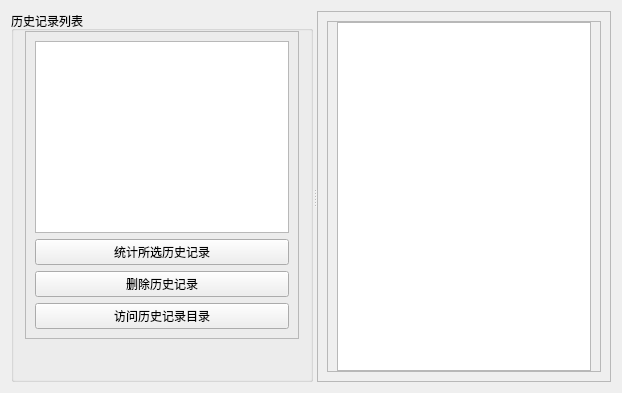
     <widget class="QWidget" name="tab_4">
      <attribute name="title">
       <string>历史记录</string>
      </attribute>
      <layout class="QGridLayout" name="gridLayout_18">
       <item row="0" column="0">
        <widget class="QSplitter" name="splitter_2">
         <property name="sizePolicy">
          <sizepolicy hsizetype="Expanding" vsizetype="Expanding">
           <horstretch>0</horstretch>
           <verstretch>0</verstretch>
          </sizepolicy>
         </property>
         <property name="orientation">
          <enum>Qt::Horizontal</enum>
         </property>
         <property name="opaqueResize">
          <bool>true</bool>
         </property>
         <property name="childrenCollapsible">
          <bool>false</bool>
         </property>
         <widget class="QGroupBox" name="groupBox_4">
          <property name="minimumSize">
           <size>
            <width>0</width>
            <height>193</height>
           </size>
          </property>
          <property name="title">
           <string>历史记录列表</string>
          </property>
          <layout class="QGridLayout" name="gridLayout_14">
           <property name="leftMargin">
            <number>11</number>
           </property>
           <property name="topMargin">
            <number>0</number>
           </property>
           <property name="rightMargin">
            <number>11</number>
           </property>
           <property name="bottomMargin">
            <number>0</number>
           </property>
           <item row="0" column="0">
            <widget class="QFrame" name="frame_9">
             <property name="minimumSize">
              <size>
               <width>0</width>
               <height>211</height>
              </size>
             </property>
             <property name="frameShape">
              <enum>QFrame::StyledPanel</enum>
             </property>
             <property name="frameShadow">
              <enum>QFrame::Raised</enum>
             </property>
             <layout class="QGridLayout" name="gridLayout_15">
              <item row="1" column="0">
               <widget class="QPushButton" name="pushButton_5">
                <property name="sizePolicy">
                 <sizepolicy hsizetype="Minimum" vsizetype="Preferred">
                  <horstretch>0</horstretch>
                  <verstretch>0</verstretch>
                 </sizepolicy>
                </property>
                <property name="maximumSize">
                 <size>
                  <width>16777215</width>
                  <height>40</height>
                 </size>
                </property>
                <property name="text">
                 <string>统计所选历史记录</string>
                </property>
               </widget>
              </item>
              <item row="0" column="0">
               <widget class="QListWidget" name="listWidget_2"/>
              </item>
              <item row="3" column="0">
               <widget class="QPushButton" name="pushButton_16">
                <property name="text">
                 <string>访问历史记录目录</string>
                </property>
               </widget>
              </item>
              <item row="2" column="0">
               <widget class="QPushButton" name="pushButton_17">
                <property name="text">
                 <string>删除历史记录</string>
                </property>
               </widget>
              </item>
             </layout>
            </widget>
           </item>
           <item row="1" column="0">
            <spacer name="verticalSpacer_3">
             <property name="orientation">
              <enum>Qt::Vertical</enum>
             </property>
             <property name="sizeHint" stdset="0">
              <size>
               <width>20</width>
               <height>40</height>
              </size>
             </property>
            </spacer>
           </item>
          </layout>
         </widget>
         <widget class="QFrame" name="frame_10">
          <property name="frameShape">
           <enum>QFrame::StyledPanel</enum>
          </property>
          <property name="frameShadow">
           <enum>QFrame::Raised</enum>
          </property>
          <layout class="QGridLayout" name="gridLayout_16">
           <item row="0" column="0">
            <widget class="QFrame" name="frame_11">
             <property name="minimumSize">
              <size>
               <width>0</width>
               <height>0</height>
              </size>
             </property>
             <property name="frameShape">
              <enum>QFrame::StyledPanel</enum>
             </property>
             <property name="frameShadow">
              <enum>QFrame::Raised</enum>
             </property>
             <layout class="QGridLayout" name="gridLayout_17">
              <property name="topMargin">
               <number>0</number>
              </property>
              <property name="bottomMargin">
               <number>0</number>
              </property>
              <item row="0" column="0" colspan="2">
               <widget class="QTextEdit" name="textEdit_2">
                <property name="layoutDirection">
                 <enum>Qt::LeftToRight</enum>
                </property>
                <property name="autoFillBackground">
                 <bool>false</bool>
                </property>
                <property name="horizontalScrollBarPolicy">
                 <enum>Qt::ScrollBarAsNeeded</enum>
                </property>
                <property name="autoFormatting">
                 <set>QTextEdit::AutoNone</set>
                </property>
                <property name="lineWrapMode">
                 <enum>QTextEdit::NoWrap</enum>
                </property>
                <property name="html">
                 <string>&lt;!DOCTYPE HTML PUBLIC &quot;-//W3C//DTD HTML 4.0//EN&quot; &quot;http://www.w3.org/TR/REC-html40/strict.dtd&quot;&gt;
&lt;html&gt;&lt;head&gt;&lt;meta name=&quot;qrichtext&quot; content=&quot;1&quot; /&gt;&lt;style type=&quot;text/css&quot;&gt;
p, li { white-space: pre-wrap; }
&lt;/style&gt;&lt;/head&gt;&lt;body style=&quot; font-family:'SimSun'; font-size:13px; font-weight:400; font-style:normal;&quot;&gt;
&lt;p style=&quot;-qt-paragraph-type:empty; margin-top:0px; margin-bottom:0px; margin-left:0px; margin-right:0px; -qt-block-indent:0; text-indent:0px; font-size:9pt;&quot;&gt;&lt;br /&gt;&lt;/p&gt;&lt;/body&gt;&lt;/html&gt;</string>
                </property>
                <property name="acceptRichText">
                 <bool>false</bool>
                </property>
                <property name="textInteractionFlags">
                 <set>Qt::LinksAccessibleByKeyboard|Qt::LinksAccessibleByMouse|Qt::TextBrowserInteraction|Qt::TextEditable|Qt::TextEditorInteraction|Qt::TextSelectableByKeyboard|Qt::TextSelectableByMouse</set>
                </property>
               </widget>
              </item>
             </layout>
            </widget>
           </item>
          </layout>
         </widget>
        </widget>
       </item>
      </layout>
     </widget>
